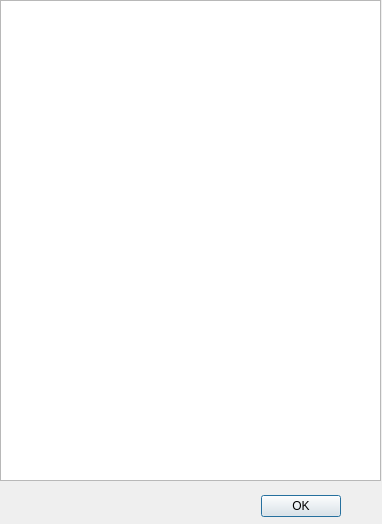
<?xml version="1.0" encoding="UTF-8"?>
<ui version="4.0">
 <class>HelpDialog</class>
 <widget class="QDialog" name="HelpDialog">
  <property name="geometry">
   <rect>
    <x>0</x>
    <y>0</y>
    <width>382</width>
    <height>524</height>
   </rect>
  </property>
  <property name="windowTitle">
   <string>Help</string>
  </property>
  <widget class="QDialogButtonBox" name="buttonBox">
   <property name="geometry">
    <rect>
     <x>250</x>
     <y>490</y>
     <width>91</width>
     <height>32</height>
    </rect>
   </property>
   <property name="orientation">
    <enum>Qt::Horizontal</enum>
   </property>
   <property name="standardButtons">
    <set>QDialogButtonBox::Ok</set>
   </property>
  </widget>
  <widget class="QTextBrowser" name="textBrowser">
   <property name="geometry">
    <rect>
     <x>0</x>
     <y>0</y>
     <width>381</width>
     <height>481</height>
    </rect>
   </property>
  </widget>
 </widget>
 <resources/>
 <connections>
  <connection>
   <sender>buttonBox</sender>
   <signal>accepted()</signal>
   <receiver>HelpDialog</receiver>
   <slot>accept()</slot>
   <hints>
    <hint type="sourcelabel">
     <x>248</x>
     <y>254</y>
    </hint>
    <hint type="destinationlabel">
     <x>157</x>
     <y>274</y>
    </hint>
   </hints>
  </connection>
  <connection>
   <sender>buttonBox</sender>
   <signal>rejected()</signal>
   <receiver>HelpDialog</receiver>
   <slot>reject()</slot>
   <hints>
    <hint type="sourcelabel">
     <x>316</x>
     <y>260</y>
    </hint>
    <hint type="destinationlabel">
     <x>286</x>
     <y>274</y>
    </hint>
   </hints>
  </connection>
 </connections>
</ui>
